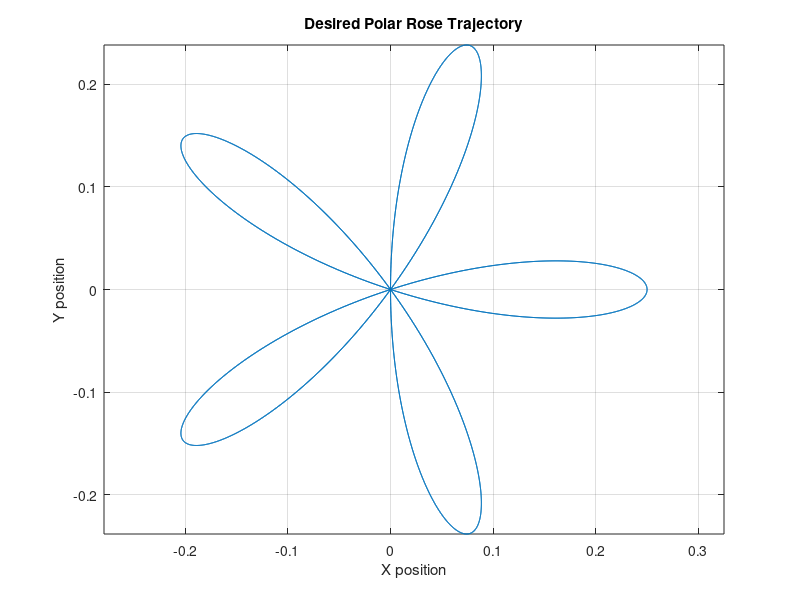

Write the MATLAB code that produced this figure.
clear;
clc;
close all;


% Define parameters for the polar rose trajectory
a = 0.25;  % Amplitude (size of the rose)
k_rose = 5;  % Number of petals control (even k => 2k petals)
dt = 0.01;
total_duration = 100;

% Precompute the desired trajectory and velocities
time_steps = 0:dt:total_duration;
desired_x = zeros(1, length(time_steps));
desired_y = zeros(1, length(time_steps));
desired_vel_x = zeros(1, length(time_steps));
desired_vel_y = zeros(1, length(time_steps));

for i = 1:length(time_steps)
    t = time_steps(i);
    theta_t = 2 * pi * t / total_duration; % Angle that evolves over time
    
    % Polar rose trajectory
    r_t = a * cos(k_rose * theta_t);
    
    % Desired position
    desired_x(i) = r_t * cos(theta_t);
    desired_y(i) = r_t * sin(theta_t);
    
    % First derivatives (velocities)
    dr_dt = -a * k_rose * sin(k_rose * theta_t); % Derivative of r(t)
    dtheta_dt = 2 * pi / total_duration; % Constant angular velocity
    
    % Velocities in Cartesian coordinates
    desired_vel_x(i) = dr_dt * cos(theta_t) - r_t * sin(theta_t) * dtheta_dt;
    desired_vel_y(i) = dr_dt * sin(theta_t) + r_t * cos(theta_t) * dtheta_dt;
end

% Plot the desired trajectory before starting the control loop
figure;
plot(desired_x, desired_y);
title('Desired Polar Rose Trajectory');
xlabel('X position');
ylabel('Y position');
axis equal;
grid on;
